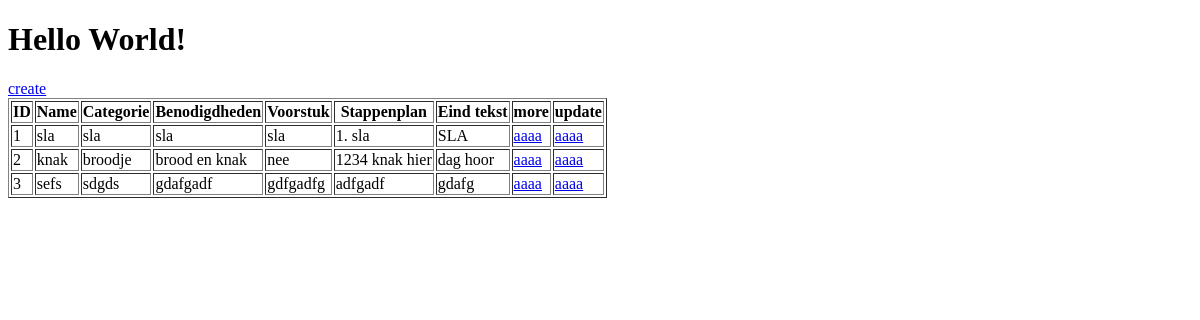
The app's page /dashboard/index.php, older data.
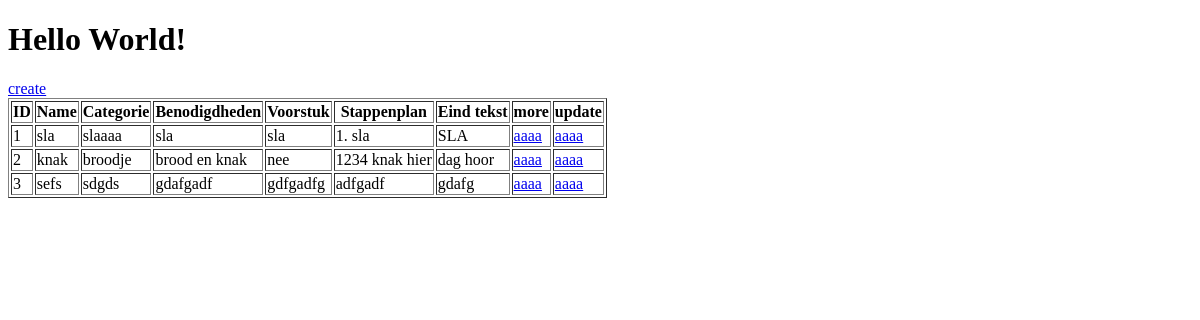
The same page, newer data.
### tables this page shows
CREATE TABLE "CRUD"
(
    ID           integer not null
        constraint Primary_Key
            primary key autoincrement,
    Name         TEXT    not null,
    Categorie    TEXT    not null,
    Benodigheden TEXT    not null,
    Voorstuk     TEXT    not null,
    StappenPlan  TEXT    not null,
    EindTekst    TEXT    not null
);

### dashboard/index.php (the view, shortened to what this page needs)
<?php
$db = new PDO('sqlite:CRUD-DB.sqlite');
$db->setAttribute(PDO::ATTR_ERRMODE, PDO::ERRMODE_EXCEPTION);
$query = $db->QUERY('SELECT * FROM CRUD');
$CRUD = $query->fetchAll(PDO::FETCH_ASSOC);
?>
<!doctype html>
<html lang="en">
<head>
</head>
<body>
<h1>Hello World!</h1>
<a href="./Create">create</a>
<table border="1px">
    <tr>
        <th>ID</th>
        <th>Name</th>
        <th>Categorie</th>
        <th>Benodigdheden</th>
        <th>Voorstuk</th>
        <th>Stappenplan</th>
        <th>Eind tekst</th>
        <th>more</th>
        <th>update</th>
    </tr>
    <?php foreach ($CRUD as $row) {
        ?>
        <tr>
            <td><?= $row['ID']?></td>
            <td><?= $row['Name']?></td>
            <td><?= $row['Categorie']?></td>
            <td><?= $row['Benodigheden']?></td>
            <td><?= $row['Voorstuk']?></td>
            <td><?= $row['StappenPlan']?></td>
            <td><?= $row['EindTekst']?></td>
            <td><a href="./Read/index.php?ID=<?= $row['ID']?>">aaaa</a></td>
            <td><a href="./Update/index.php?ID=<?= $row['ID']?>">aaaa</a></td>
        </tr>
    <?php } ?>
</table>
</body>
</html>

Row changes from the older to the newer data that the page shows:
changed crud "sla": Categorie "sla" → "slaaaa"
